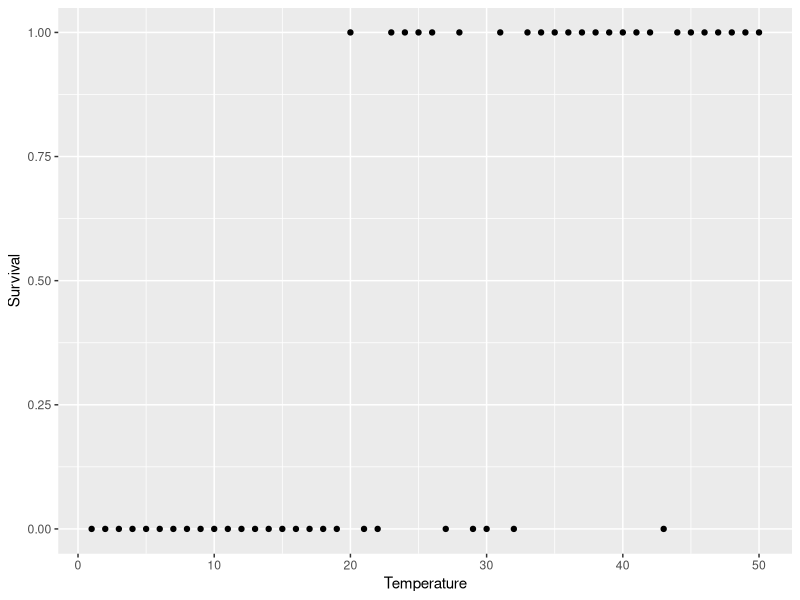
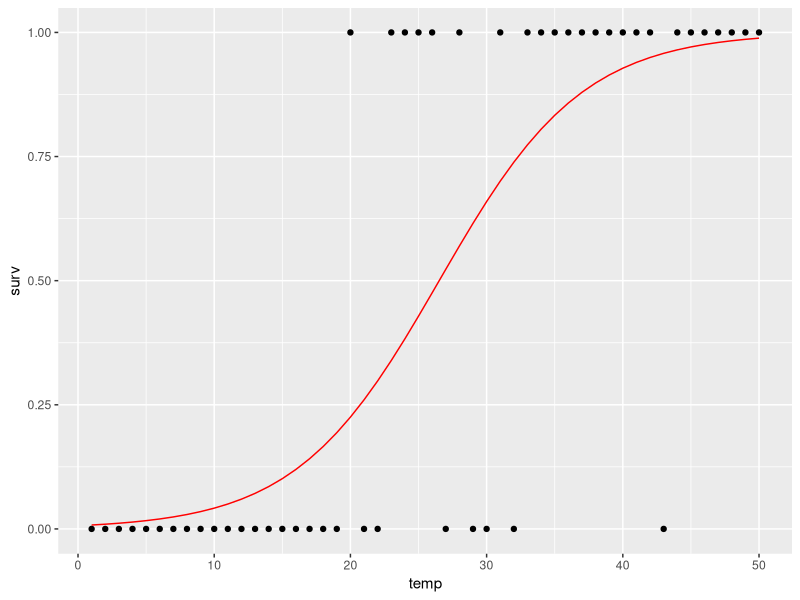
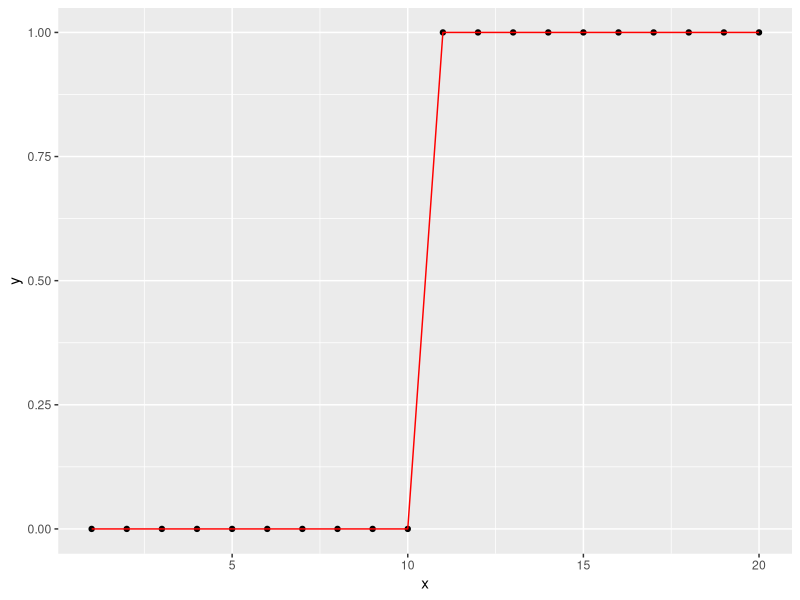
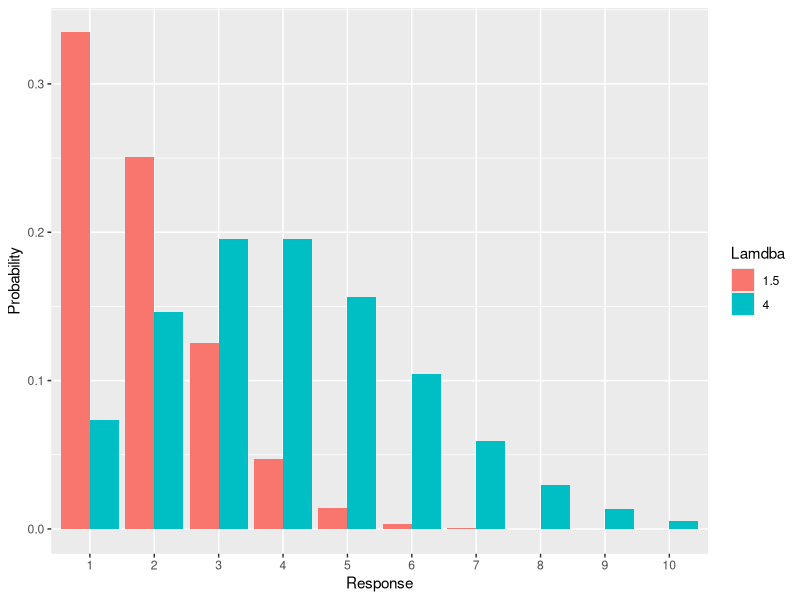
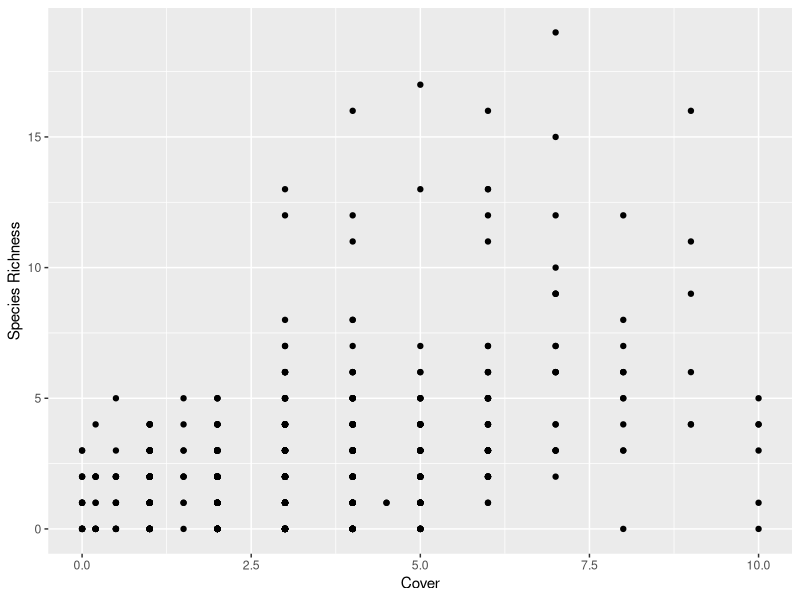
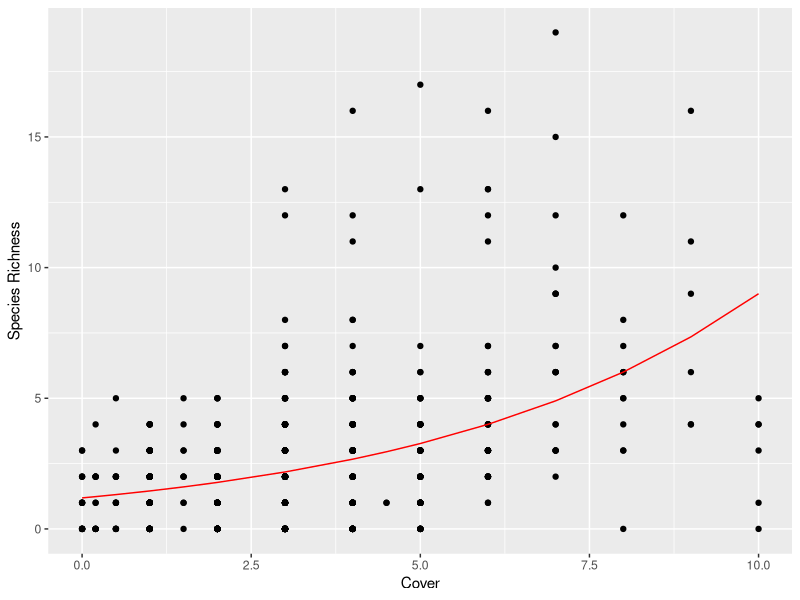
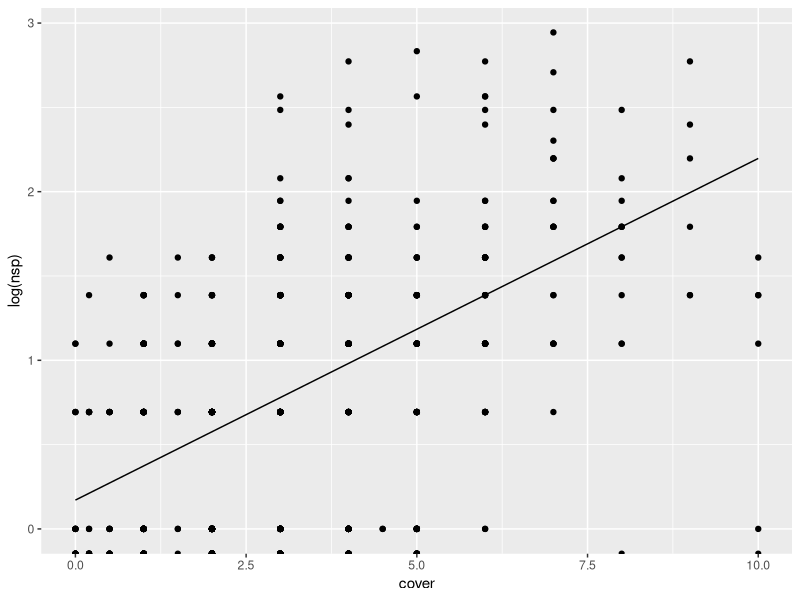
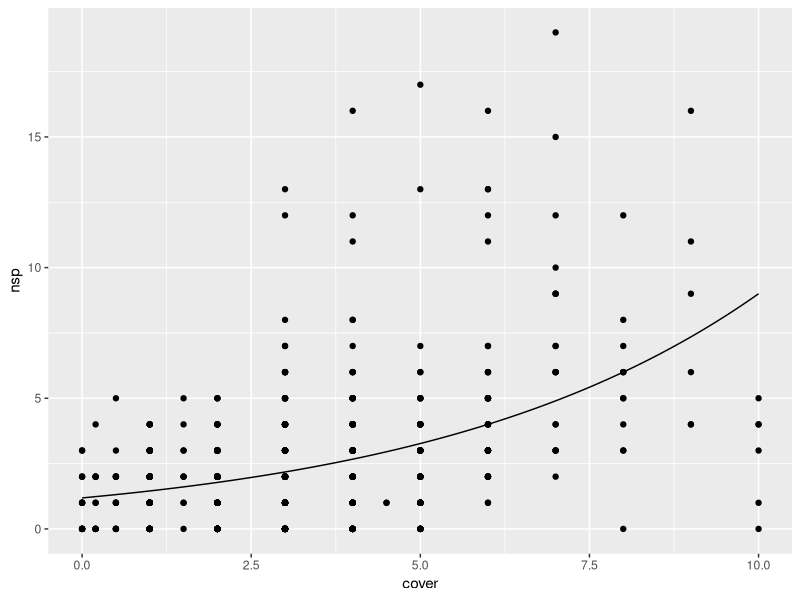

These charts were generated, in order, by the following R code: (Note: this script raises an error after producing the figures.)
## ---- chunk 1
knitr::opts_chunk$set(echo = TRUE)
library(ggplot2)
library(mgcv)
## ---- chunk 2
surv <- read.csv("data/survival.csv")
ggplot(surv, aes(temp, surv)) + 
  geom_point() + labs(x = "Temperature", y = "Survival")
## ---- chunk 3
fit_glm <- glm(surv ~ temp, data = surv, family = binomial)
## ---- chunk 4
 anova(fit_glm)
## ---- chunk 5
summary(fit_glm)
## ---- chunk 6
ggplot(cbind(surv, fit = fitted(fit_glm)), aes(x = temp, y = surv)) +
  geom_point() +
  geom_line(aes(y = fit), colour = "red")
## ---- chunk 7
df <- data.frame(x = 1:20, y = rep(c(0, 1), each = 10))
mod <- glm(y ~ x, data = df, family = binomial)
## ---- chunk 8
ggplot(cbind(df, fit = fitted(mod)), aes(x = x, y = y)) +
  geom_point() +
  geom_line(aes(y = fit), colour = "red")

## ---- chunk 9
x <- 1:10
y <- c(dpois(x, lambda = 1.5), dpois(x, lambda = 4))
lambda <- rep(c(1.5, 4), each = length(x))
df <- data.frame(x = factor(x), y, lambda = factor(lambda))
ggplot(df, aes(x, y, fill = lambda)) + 
  geom_bar(stat = "identity", position = "dodge") + 
  scale_x_discrete(breaks = 1:10, labels=1:10) +
  labs(y = "Probability", fill = "Lamdba", x = "Response")
## ---- chunk 10
rich <- read.csv("data/sorich.csv")
str(rich)

## ---- chunk 11
ggplot(rich, aes(x = cover, y = nsp)) + 
  geom_point() + 
  labs(y = "Species Richness", x = "Cover")
## ---- chunk 12
fit_glm <- glm(nsp ~ cover, data = rich, family = poisson)
anova(fit_glm, test = "Chi")
## ---- chunk 13
summary(fit_glm)
## ---- chunk 14
ggplot(cbind(rich, fit = fitted(fit_glm)), aes(x = cover, y = nsp)) + 
  geom_point() + 
  geom_line(aes(y = fit), colour = "red") +
  labs(y = "Species Richness", x = "Cover")
## ---- chunk 15
anova(fit_glm)
## ---- chunk 16
glm_fit1 <- glm(nsp ~ cover, data = rich, family = quasipoisson) 
## ---- chunk 17
library("MASS")
fit_nb <- glm.nb(nsp ~ cover, data = rich, link = log)
## ---- chunk 18
fit_glm <- glm(nsp ~ cover, data = rich, family = poisson)
(pred <- predict(fit_glm, newdata = data.frame(cover = 10)))
## ---- chunk 19
exp(pred)
## ---- chunk 20
(pred <- predict(fit_glm, newdata = data.frame(cover = 10), type = "response"))
## ---- chunk 21
newD <- seq(min(rich$cover), max(rich$cover), length = 100)
pred <- predict(fit_glm, newdata = data.frame(cover = newD), se.fit = TRUE)
#upper 95%ci
up <- pred$fit + 1.96 * pred$se.fit
#lower 95%ci
down <- pred$fit - 1.96 * pred$se.fit
## ---- chunk 22
ggplot(rich, aes(cover, log(nsp))) +
  geom_point() +
  geom_line(aes(x, y = fit), data  = data.frame(x = newD, fit = pred$fit), inherit.aes = FALSE)  
## ---- chunk 23
ggplot(rich, aes(cover, nsp)) +
  geom_point() +
  geom_line(aes(x, y = fit), data  = data.frame(x = newD, fit = exp(pred$fit)), inherit.aes = FALSE)
## ---- chunk 24
(pred <- predict(fit_glm, newdata = data.frame(cover = 10), se.fit = TRUE))
## ---- chunk 25
#estimate
exp(pred$fit)

#upper 95%ci
exp(pred$fit + 1.96 * pred$se.fit)

#lower 95%ci
exp(pred$fit - 1.96 * pred$se.fit)
## ---- chunk 26
newD <- seq(min(rich$cover), max(rich$cover), length = 100)
pred <- predict(fit_glm, newdata = data.frame(cover = newD), se.fit = TRUE)
#upper 95%ci
up <- pred$fit + 1.96 * pred$se.fit
#lower 95%ci
down <- pred$fit - 1.96 * pred$se.fit
## ---- chunk 27
ggplot(rich, aes(cover, log(nsp))) +
  geom_point() +
  geom_line(aes(x, y = fit), data  = data.frame(x = newD, fit = pred$fit), inherit.aes = FALSE) + 
  geom_ribbon(aes(x, ymax = up, ymin = down), data  = data.frame(x = newD, up, down), inherit.aes = FALSE, alpha = 0.2)  
## ---- chunk 28
ggplot(rich, aes(cover, nsp)) +
  geom_point() +
  geom_line(aes(x, y = fit), data  = data.frame(x = newD, fit = exp(pred$fit)), inherit.aes = FALSE) + 
  geom_ribbon(aes(x, ymax = up, ymin = down), data  = data.frame(x = newD, up = exp(up), down = exp(down)), inherit.aes = FALSE, alpha = 0.2)  
## ---- chunk 29
pot <- read.csv("data/pot.csv")
library(mgcv)
mod <- gam(potalp ~ s(alt), data = pot, family = binomial)
mod2 <- gam(potalp ~ alt + I(alt^2), data = pot, family = binomial)
anova(mod, mod2, test = "Chi")
## ---- chunk 30
ggplot(cbind(pot, fit.gam = fitted(mod), fit.glm = fitted(mod2)), aes(alt, potalp)) +
  geom_point() +
  geom_line(aes(y = fit.gam, colour = "GAM")) +
  geom_line(aes(y = fit.glm, colour = "GLM")) +
  labs(x = "Elevation", y = "P. alpina", colour = "Model")
